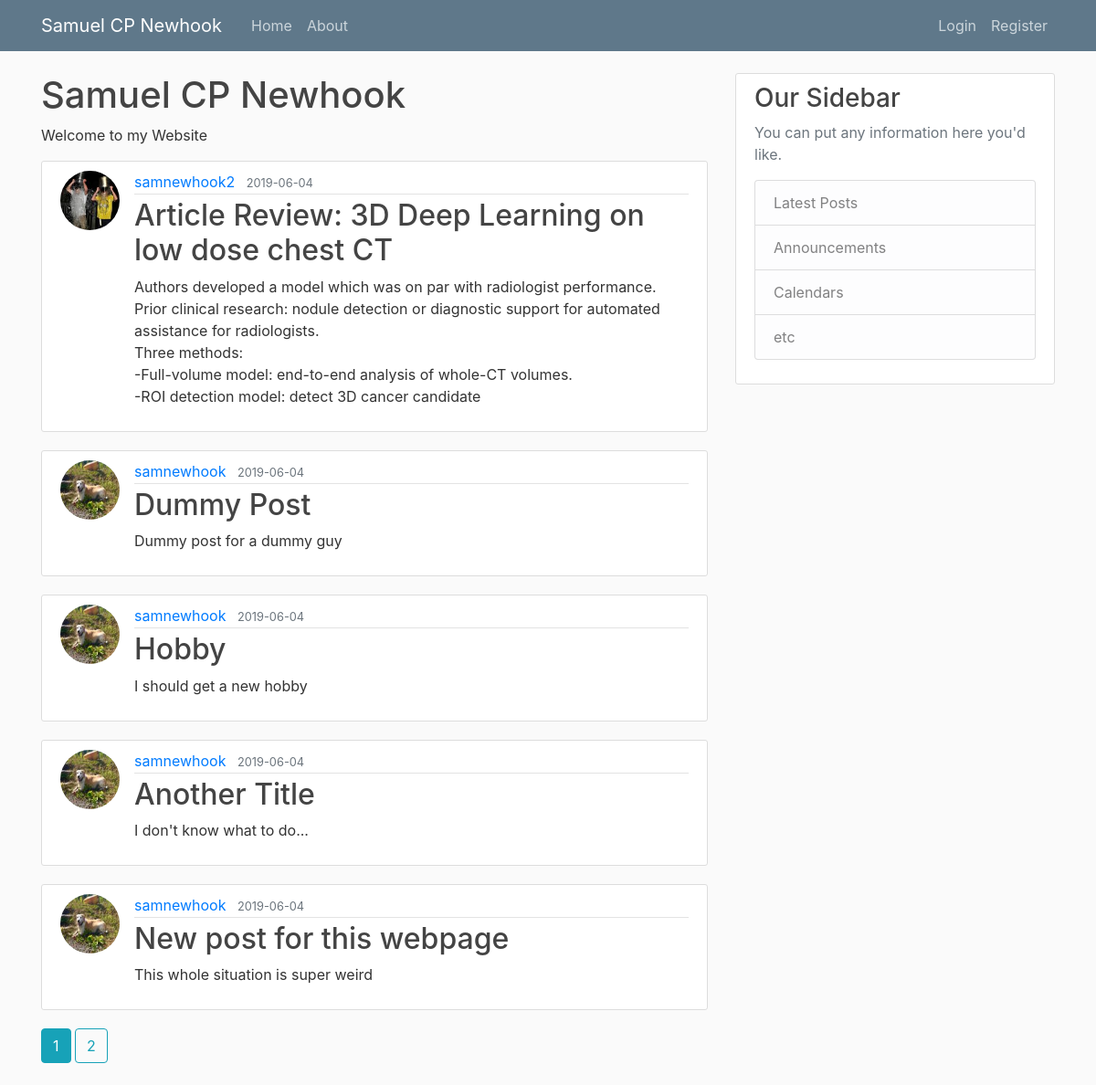
Page /home on the earlier database version.
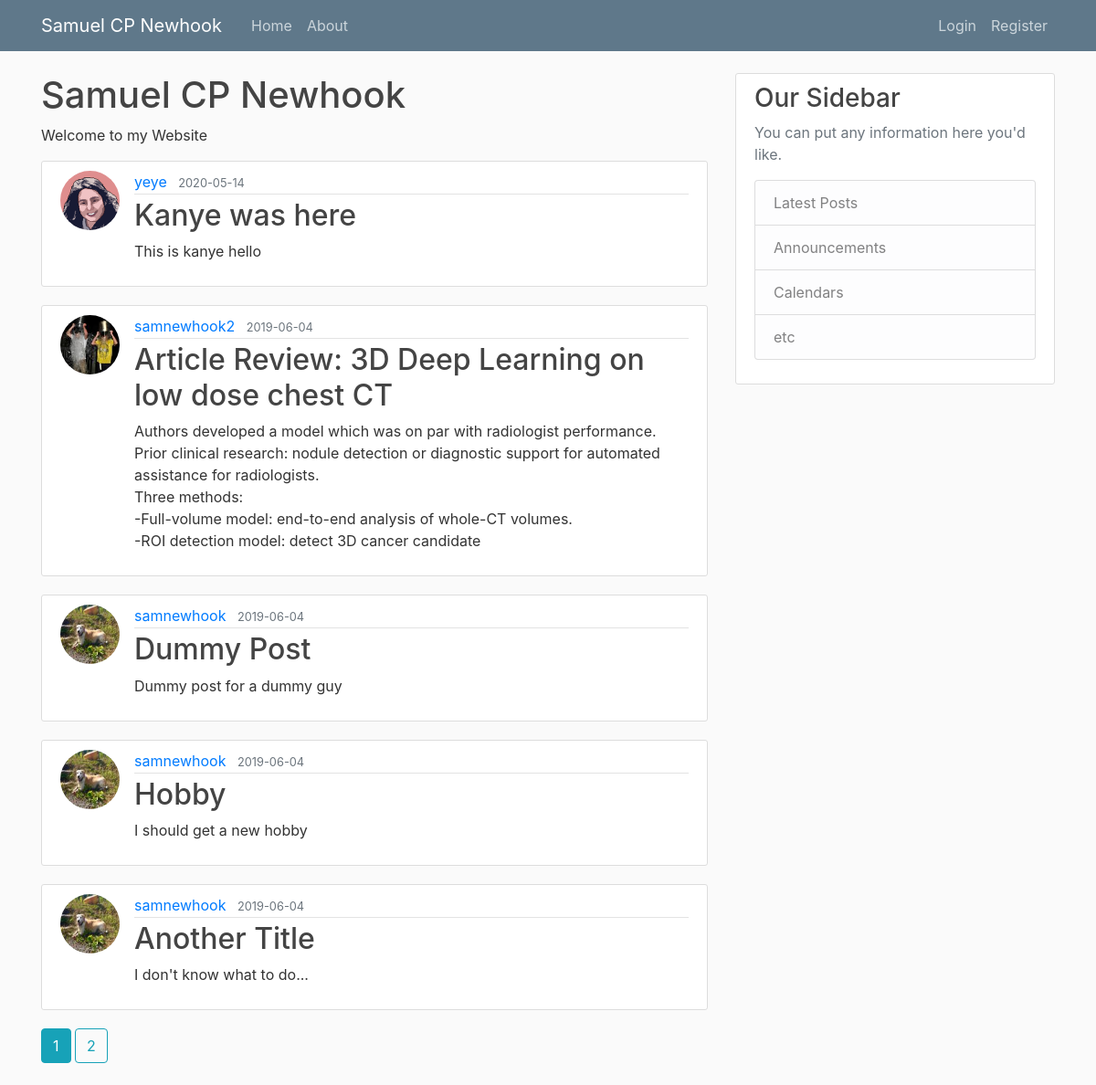
Same page on the later database version.
### samnewhook/models.py (models this page shows, shortened)
class Post(db.Model):
    id = db.Column(db.Integer, primary_key=True)
    title = db.Column(db.String(100), nullable=False)
    date_posted = db.Column(db.DateTime, nullable=False, default=datetime.utcnow)
    content = db.Column(db.Text, nullable=False)
    user_id = db.Column(db.Integer, db.ForeignKey('user.id'), nullable=False)

class User(db.Model, UserMixin):
    id = db.Column(db.Integer, primary_key=True)
    username = db.Column(db.String(20), unique=True, nullable=False)
    email = db.Column(db.String(120), unique=True, nullable=False)
    image_file = db.Column(db.String(20), nullable=False, default='default.jpg')
    password = db.Column(db.String(60), nullable=False)
    posts = db.relationship('Post', backref='author', lazy=True)

### samnewhook/routes.py (the view)
@app.route("/")
@app.route("/home")
def home():
    page = request.args.get('page', 1, type=int)
    posts = Post.query.order_by(Post.date_posted.desc()).paginate(page=page, per_page=5)
    return render_template('home.html', posts=posts)

### samnewhook/templates/home.html
{% extends "layout.html" %}
{% block content %}
<div>
    <h1>Samuel CP Newhook</h1>
    <p>Welcome to my Website</p>
</div>
{% for post in posts.items %}
<article class="media content-section">
  <img class="rounded-circle article-img" src="{{ url_for('static', filename='profile_pics/' + post.author.image_file)}}">
  <div class="media-body">
    <div class="article-metadata">
      <a class="mr-2" href="{{ url_for('user_posts', username=post.author.username) }}"> {{ post.author.username }}</a>
      <small class="text-muted">{{ post.date_posted.strftime('%Y-%m-%d') }}</small>
    </div>
    <h2><a class="article-title" href="{{ url_for('post', post_id=post.id) }}">{{ post.title }}</a></h2>
    <p class="article-content">{{ post.content }}</p>
  </div>
</article>
{% endfor %}
    {% for page_num in posts.iter_pages(left_edge=1, right_edge=1, left_current=1, right_current=2) %}
        {% if page_num %}
            {% if posts.page == page_num %}
                <a class="btn btn-info mb-4" href="{{ url_for('home', page=page_num) }}">{{ page_num }}</a>
            {% else%}
                <a class="btn btn-outline-info mb-4" href="{{ url_for('home', page=page_num) }}">{{ page_num }}</a>
            {% endif %}
        {% else%}
            ...
        {% endif %}
    {% endfor %}
{% endblock content%}

### samnewhook/templates/layout.html (shortened to what this page needs)
<!DOCTYPE html>
<html lang="en">
    <head>
        <link rel="stylesheet" href="https://stackpath.bootstrapcdn.com/bootstrap/4.3.1/css/bootstrap.min.css">
        <link rel="stylesheet" type="text/css" href="{{ url_for('static', filename='main.css')}}">
    </head>
    <body>
        <header class="site-header">
            <nav class="navbar navbar-expand-md navbar-dark bg-steel fixed-top">
                <div class="container">
                    <a class="navbar-brand mr-4" href="/">Samuel CP Newhook</a>
                    <div class="collapse navbar-collapse" id="navbarToggle">
                        <div class="navbar-nav mr-auto">
                            <a class="nav-item nav-link" href="{{ url_for('home') }}">Home</a>
                            <a class="nav-item nav-link" href="{{ url_for('about') }}">About</a>
                        </div>
                      <div class="navbar-nav">
                          {% if current_user.is_authenticated %}
                            <a class="nav-item nav-link" href="{{ url_for('new_post') }}">New Post</a>
                            <a class="nav-item nav-link" href="{{ url_for('account') }}">Account</a>
                            <a class="nav-item nav-link" href="{{ url_for('logout') }}">Logout</a>
                          {% else %}
                            <a class="nav-item nav-link" href="{{ url_for('login') }}">Login</a>
                            <a class="nav-item nav-link" href="{{ url_for('register') }}">Register</a>
                          {% endif %}
                      </div>
                    </div>
                </div>
            </nav>
        </header>
        <main role="main" class="container">
  <div class="row">
    <div class="col-md-8">
      {% block content %}{% endblock %}
    </div>
    <div class="col-md-4">
      <div class="content-section">
        <h3>Our Sidebar</h3>
        <p class='text-muted'>You can put any information here you'd like.
          <ul class="list-group">
            <li class="list-group-item list-group-item-light">Latest Posts</li>
            <li class="list-group-item list-group-item-light">Announcements</li>
            <li class="list-group-item list-group-item-light">Calendars</li>
            <li class="list-group-item list-group-item-light">etc</li>
          </ul>
        </p>
      </div>
    </div>
  </div>
</main>
    </body>
</html>

### samnewhook/static/main.css (style rules this page uses)
body { background: #fafafa; color: #333333; margin-top: 5rem; }
h1, h2, h3, h4, h5, h6 { color: #444444; }
.bg-steel { background-color: #5f788a; }
.site-header .navbar-nav .nav-link { color: #cbd5db; }
.content-section { background: #ffffff; padding: 10px 20px; border: 1px solid #dddddd; border-radius: 3px; margin-bottom: 20px; }
.article-title { color: #444444; }
.article-content { white-space: pre-line; }
.article-img { height: 65px; width: 65px; margin-right: 16px; }
.article-metadata { padding-bottom: 1px; margin-bottom: 4px; border-bottom: 1px solid #e3e3e3 }

Differences in the rows shown:
no longer on this page (row unchanged): Post: image_file (picture), author.username "samnewhook", date_posted "2019-06-04", title "New post for this webpage", content "This whole situation is super weird"
added Post: image_file (picture), author.username "yeye", date_posted "2020-05-14", title "Kanye was here", content "This is kanye hello"
